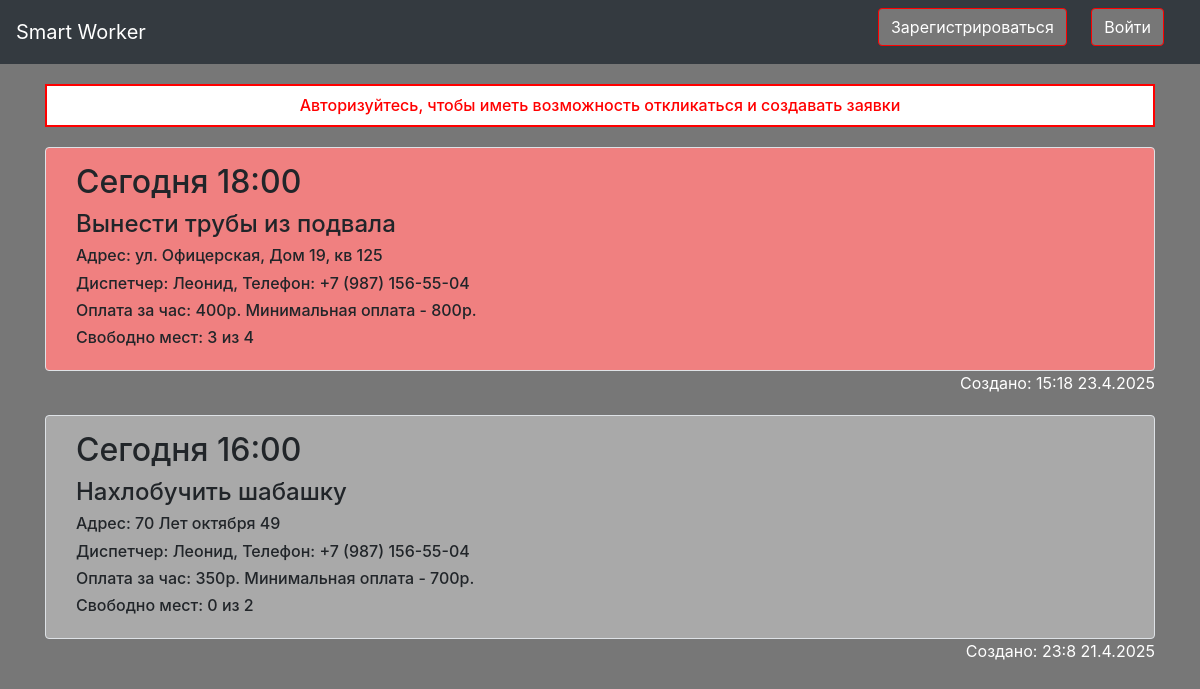
The page /index on the database as committed earlier.
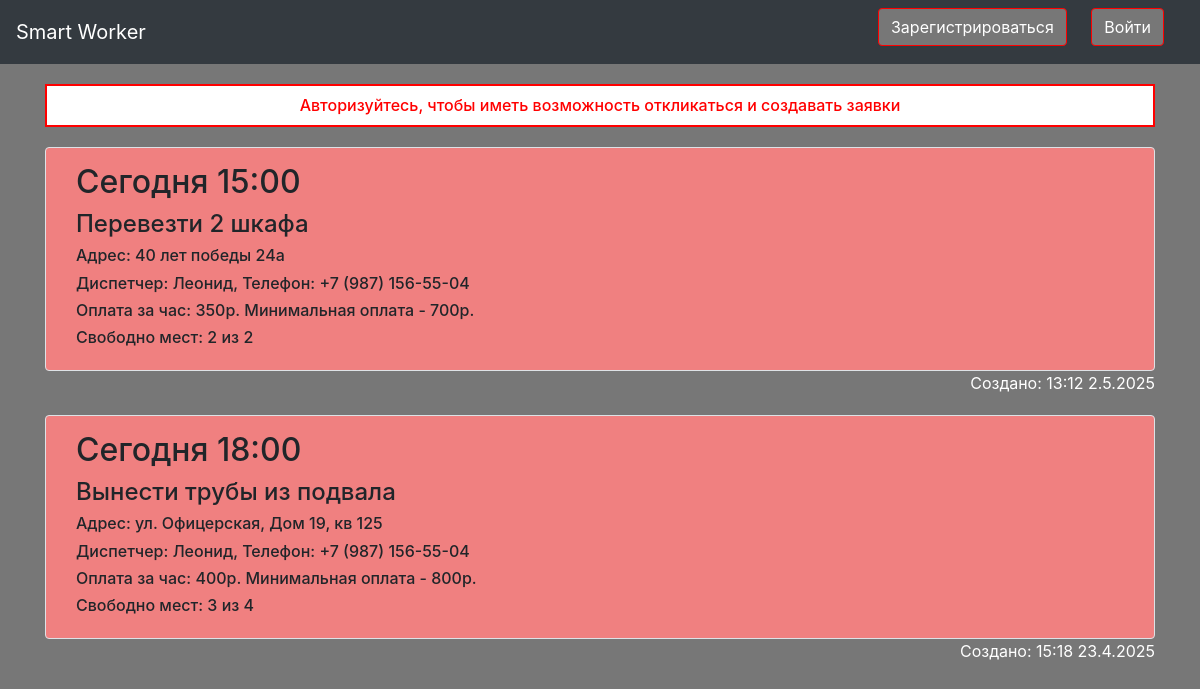
The same page on the database as committed later.
### data/works.py (models this page shows)
class Works(SqlAlchemyBase):
    __tablename__ = 'works'
    id = sqlalchemy.Column(sqlalchemy.Integer,
                           primary_key=True, autoincrement=True)
    time = sqlalchemy.Column(sqlalchemy.String, nullable=True)
    address = sqlalchemy.Column(sqlalchemy.String, nullable=True)
    mph = sqlalchemy.Column(sqlalchemy.Integer, nullable=True)
    min_pay = sqlalchemy.Column(sqlalchemy.Integer, nullable=True)
    ready = sqlalchemy.Column(sqlalchemy.String, nullable=True)
    description = sqlalchemy.Column(sqlalchemy.String, nullable=True)
    amount = sqlalchemy.Column(sqlalchemy.Integer, nullable=True)
    free = sqlalchemy.Column(sqlalchemy.Integer, nullable=True)
    created_date = sqlalchemy.Column(sqlalchemy.DateTime,
                                     default=datetime.datetime.now)
    is_close = sqlalchemy.Column(sqlalchemy.Boolean, default=False)
    user_id = sqlalchemy.Column(sqlalchemy.Integer,
                                sqlalchemy.ForeignKey("users.id"))
    user = orm.relationship('User')

### data/users.py (models this page shows, shortened)
class User(SqlAlchemyBase, UserMixin):
    __tablename__ = 'users'
    id = sqlalchemy.Column(sqlalchemy.Integer,
                           primary_key=True, autoincrement=True)
    name = sqlalchemy.Column(sqlalchemy.String, nullable=True)
    email = sqlalchemy.Column(sqlalchemy.String,
                              index=True, unique=True, nullable=True)
    phone = sqlalchemy.Column(sqlalchemy.String, nullable=True)
    hashed_password = sqlalchemy.Column(sqlalchemy.String, nullable=True)
    created_date = sqlalchemy.Column(sqlalchemy.DateTime,
                                     default=datetime.datetime.now)
    works = orm.relationship("Works", back_populates='user')

### main.py (the view)
@app.route('/')
@app.route('/index')
def index():
    db_sess = db_session.create_session()
    works = sorted(db_sess.query(Works), key=lambda x: (not (x.is_close), x.created_date))
    return render_template("index.html", title='Smart Worker', works=works)

### data/db_session.py (called while the page is built)
def create_session() -> Session:
    global __factory
    return __factory()

### templates/index.html (shortened to what this page needs)
{% extends "base.html" %}
{% block content %}
{% if not current_user.is_authenticated %}
<h6 id="authorization">Авторизуйтесь, чтобы иметь возможность откликаться и создавать заявки</h6>
{% endif %}
{% for item in works[::-1]%}
{% if item.is_close %}
    <div class="col-md6 border rounded" id="closed">
        <h2>{{item.time}}</h2>
        <div>
            <h4>{{item.description}}</h4>
        </div>
        <div>
            <h6>Адрес: {{item.address}}</h6>
            <h6>Диспетчер: {{item.user.name}}, Телефон: {{item.user.phone}}</h6>
            <h6>Оплата за час: {{item.mph}}р. Минимальная оплата - {{item.mph*item.min_pay}}р.</h6>
            <h6>Свободно мест: {{item.free}} из {{item.amount}}</h6>
        </div>
    </div>
{% else %}
    <div class="col-md6 border rounded" id="opened">
        <h2>{{item.time}}</h2>
        <div>
            <h4>{{item.description}}</h4>
        </div>
        <div>
            <h6>Адрес: {{item.address}}</h6>
            <h6>Диспетчер: {{item.user.name}}, Телефон: {{item.user.phone}}</h6>
            <h6>Оплата за час: {{item.mph}}р. Минимальная оплата - {{item.mph*item.min_pay}}р.</h6>
            <h6>Свободно мест: {{item.free}} из {{item.amount}}</h6>
        </div>
    </div>
{% endif %}
<p class="timestamp">Создано: {{item.created_date.time().hour}}:{{item.created_date.time().minute}} {{item.created_date.date().day}}.{{item.created_date.date().month}}.{{item.created_date.date().year}}</p>
{% endfor %}
{% endblock %}

### templates/base.html (shortened to what this page needs)
<!doctype html>
<html lang="en">
<head>
    <link rel="stylesheet"
          href="https://stackpath.bootstrapcdn.com/bootstrap/4.4.1/css/bootstrap.min.css"
>
    <link rel="stylesheet", href="static/css/style.css">
</head>
<body>
<header class="header">
    <div>
    <nav class="navbar navbar-light bg-dark">
        {% if current_user.is_authenticated %}
            <p class="head">
                <a class="navbar-brand" id='wht-color1' href="/">Smart Worker</a>
                <a href="works" class="navbar-brand" id="create_work_btn">Создать заявку</a>
                <a href="my-works-worker" class="navbar-brand" id="my_work_btn">Мои заявки</a>
            </p>
        {% else %}
            <a class="navbar-brand" id='wht-color1' href="/">Smart Worker</a>
        {% endif %}
        {% if current_user.is_authenticated %}
            <p class="head">
            <a class="navbar-brand" id='wht-color2' href="#">{{ current_user.name }}</a>
            <a id="red-color1" class="btn btn-primary" href="/logout">Выйти</a>
            </p>
        {% else %}
            <p class="head">
            <a class="btn btn-primary "  id="authorization-btn" href="/register">Зарегистрироваться</a>
            <a class="btn btn-success" id="registration-btn" href="/login">Войти</a>
            </p>
        {% endif %}
    </nav>
    </div>
</header>
<main role="main" class="container">
    {% block content %}{% endblock %}
</main>
</body>

### static/css/style.css (style rules this page uses)
.timestamp { text-align: right; margin-top: 0px; margin-bottom: 20px; color: white }
#opened { background: #F08080; padding-left: 30px; padding-bottom: 15px; padding-top: 15px; margin-top: 20px }
#authorization { color: red; text-align: center; background-color: white; margin-top: 20px; padding: 10px 5px; border: solid 2px red }
body { background-color: #777777 }
#wht-color1 { color: white; }
#authorization-btn { background-color: #777777; border: solid red 1px; margin-right: 20px }
#registration-btn { background-color: #777777; border: solid red 1px; margin-right: 20px }
.head { margin-bottom: 10px }

Rows that differ between the two databases and show on the page:
removed Works: time "Сегодня 16:00", description "Нахлобучить шабашку", address "70 Лет октября 49", user.name "Леонид", user.phone "+7 (987) 156-55-04", mph "350", item.mph*item.min_pay "700", free "0", amount "2", created_date.time "23", created_date.time "8", created_date "21", created_date "4", created_date "2025"
added Works: time "Сегодня 15:00", description "Перевезти 2 шкафа", address "40 лет победы 24а", user.name "Леонид", user.phone "+7 (987) 156-55-04", mph "350", item.mph*item.min_pay "700", free "2", amount "2", created_date.time "13", created_date.time "12", created_date "2", created_date "5", created_date "2025"
